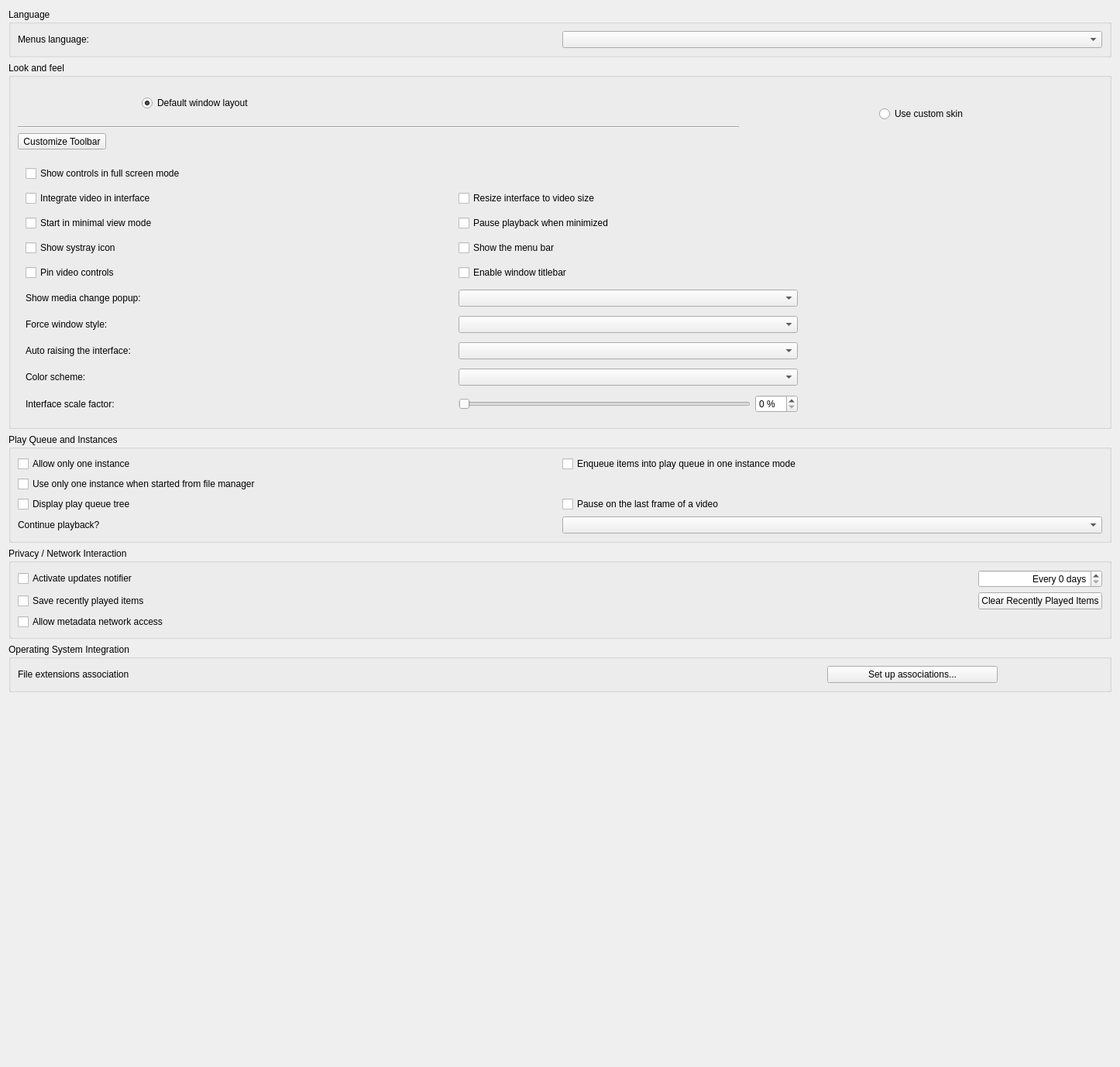
<?xml version="1.0" encoding="UTF-8"?>
<ui version="4.0">
 <author>Jean-Baptiste Kempf</author>
 <class>SPrefsInterface</class>
 <widget class="QWidget" name="SPrefsInterface">
  <property name="geometry">
   <rect>
    <x>0</x>
    <y>0</y>
    <width>1446</width>
    <height>1378</height>
   </rect>
  </property>
  <property name="sizePolicy">
   <sizepolicy hsizetype="Preferred" vsizetype="Minimum">
    <horstretch>0</horstretch>
    <verstretch>0</verstretch>
   </sizepolicy>
  </property>
  <property name="windowTitle">
   <string>Form</string>
  </property>
  <layout class="QVBoxLayout" name="verticalLayout">
   <item>
    <widget class="QGroupBox" name="langBox">
     <property name="title">
      <string>Language</string>
     </property>
     <layout class="QHBoxLayout" name="horizontalLayout">
      <item>
       <widget class="QLabel" name="label">
        <property name="text">
         <string>Menus language:</string>
        </property>
        <property name="buddy">
         <cstring>langCombo</cstring>
        </property>
       </widget>
      </item>
      <item>
       <widget class="QComboBox" name="langCombo"/>
      </item>
     </layout>
    </widget>
   </item>
   <item>
    <widget class="QGroupBox" name="LooknfeelBox">
     <property name="title">
      <string>Look and feel</string>
     </property>
     <layout class="QVBoxLayout" name="LooknfeelLayout">
      <property name="bottomMargin">
       <number>0</number>
      </property>
      <item>
       <widget class="QWidget" name="LooknfeelSelection" native="true">
        <layout class="QGridLayout" name="LooknfeelSelection_l">
         <property name="leftMargin">
          <number>0</number>
         </property>
         <property name="topMargin">
          <number>0</number>
         </property>
         <property name="rightMargin">
          <number>0</number>
         </property>
         <property name="bottomMargin">
          <number>0</number>
         </property>
         <item row="0" column="3">
          <layout class="QVBoxLayout" name="verticalLayout_2">
           <item>
            <widget class="QPushButton" name="skinImage">
             <property name="toolTip">
              <string>VLC will use custom skin.</string>
             </property>
             <property name="text">
              <string/>
             </property>
             <property name="icon">
              <iconset>
               <normaloff>:/prefsmenu/sample_skins.png</normaloff>:/prefsmenu/sample_skins.png</iconset>
             </property>
             <property name="iconSize">
              <size>
               <width>244</width>
               <height>145</height>
              </size>
             </property>
             <property name="flat">
              <bool>true</bool>
             </property>
            </widget>
           </item>
           <item alignment="Qt::AlignHCenter">
            <widget class="QRadioButton" name="skins">
             <property name="toolTip">
              <string>VLC will use custom skin.</string>
             </property>
             <property name="text">
              <string>Use custom skin</string>
             </property>
            </widget>
           </item>
          </layout>
         </item>
         <item row="0" column="1">
          <layout class="QVBoxLayout" name="verticalLayout_8">
           <item alignment="Qt::AlignHCenter">
            <widget class="QRadioButton" name="modernButton">
             <property name="toolTip">
              <string>VLC will use a modern layout with
no menubar or pinned controls but
with client-side decoration.</string>
             </property>
             <property name="text">
              <string>Default window layout</string>
             </property>
             <property name="checked">
              <bool>true</bool>
             </property>
            </widget>
           </item>
          </layout>
         </item>
         <item row="0" column="2">
          <layout class="QVBoxLayout" name="verticalLayout_7">
          </layout>
         </item>
         <item row="1" column="1" colspan="2">
          <widget class="Line" name="line">
           <property name="orientation">
            <enum>Qt::Horizontal</enum>
           </property>
          </widget>
         </item>
        </layout>
       </widget>
      </item>
      <item>
       <widget class="QToolButton" name="toolbarEditor">
        <property name="text">
         <string>Customize Toolbar</string>
        </property>
       </widget>
      </item>
      <item>
       <widget class="QStackedWidget" name="styleStackedWidget">
        <property name="currentIndex">
         <number>0</number>
        </property>
        <widget class="QWidget" name="nativePage">
         <layout class="QHBoxLayout" name="horizontalLayout_4">
          <property name="leftMargin">
           <number>0</number>
          </property>
          <property name="rightMargin">
           <number>0</number>
          </property>
          <item>
           <widget class="QWidget" name="native_zone" native="true">
            <property name="sizePolicy">
             <sizepolicy hsizetype="Preferred" vsizetype="Preferred">
              <horstretch>10</horstretch>
              <verstretch>0</verstretch>
             </sizepolicy>
            </property>
            <layout class="QGridLayout">
             <property name="leftMargin">
              <number>10</number>
             </property>
             <property name="topMargin">
              <number>0</number>
             </property>
             <property name="bottomMargin">
              <number>0</number>
             </property>
             <item row="1" column="2" colspan="2">
              <widget class="QCheckBox" name="resizingBox">
               <property name="text">
                <string>Resize interface to video size</string>
               </property>
              </widget>
             </item>
             <item row="6" column="2" colspan="2">
              <widget class="QComboBox" name="notificationCombo"/>
             </item>
             <item row="1" column="4">
              <spacer name="horizontalSpacer_7">
               <property name="orientation">
                <enum>Qt::Horizontal</enum>
               </property>
               <property name="sizeHint" stdset="0">
                <size>
                 <width>20</width>
                 <height>20</height>
                </size>
               </property>
              </spacer>
             </item>
             <item row="1" column="1">
              <spacer name="horizontalSpacer_3">
               <property name="orientation">
                <enum>Qt::Horizontal</enum>
               </property>
               <property name="sizeHint" stdset="0">
                <size>
                 <width>40</width>
                 <height>20</height>
                </size>
               </property>
              </spacer>
             </item>
             <item row="5" column="2">
              <widget class="QCheckBox" name="titleBarCheckBox">
               <property name="text">
                <string>Enable window titlebar</string>
               </property>
              </widget>
             </item>
             <item row="1" column="0">
              <widget class="QCheckBox" name="embedVideo">
               <property name="text">
                <string>Integrate video in interface</string>
               </property>
              </widget>
             </item>
             <item row="12" column="2" colspan="2">
              <widget class="QComboBox" name="autoRaiseComboBox"/>
             </item>
             <item row="6" column="0">
              <widget class="QLabel" name="notificationComboLabel">
               <property name="text">
                <string>Show media change popup:</string>
               </property>
               <property name="buddy">
                <cstring>notificationCombo</cstring>
               </property>
              </widget>
             </item>
             <item row="4" column="0" colspan="2">
              <widget class="QCheckBox" name="systrayBox">
               <property name="text">
                <string>Show systray icon</string>
               </property>
              </widget>
             </item>
             <item row="10" column="0">
              <widget class="QLabel" name="stylesLabel">
               <property name="sizePolicy">
                <sizepolicy hsizetype="Maximum" vsizetype="Preferred">
                 <horstretch>0</horstretch>
                 <verstretch>0</verstretch>
                </sizepolicy>
               </property>
               <property name="text">
                <string>Force window style:</string>
               </property>
               <property name="buddy">
                <cstring>stylesCombo</cstring>
               </property>
              </widget>
             </item>
             <item row="14" column="3">
              <widget class="QSpinBox" name="intfScaleFactorSpinBox">
               <property name="suffix">
                <string> %</string>
               </property>
               <property name="singleStep">
                <number>5</number>
               </property>
              </widget>
             </item>
             <item row="13" column="0">
              <widget class="QLabel" name="colorSchemeLabel">
               <property name="text">
                <string>Color scheme:</string>
               </property>
               <property name="buddy">
                <cstring>colorSchemeComboBox</cstring>
               </property>
              </widget>
             </item>
             <item row="3" column="0">
              <widget class="QCheckBox" name="minimalviewBox">
               <property name="text">
                <string>Start in minimal view mode</string>
               </property>
              </widget>
             </item>
             <item row="12" column="0">
              <widget class="QLabel" name="autoRaiseLabel">
               <property name="text">
                <string>Auto raising the interface:</string>
               </property>
               <property name="buddy">
                <cstring>autoRaiseComboBox</cstring>
               </property>
              </widget>
             </item>
             <item row="10" column="2" colspan="2">
              <widget class="QComboBox" name="stylesCombo"/>
             </item>
             <item row="14" column="2">
              <widget class="QSlider" name="intfScaleFactorSlider">
               <property name="tracking">
                <bool>false</bool>
               </property>
               <property name="orientation">
                <enum>Qt::Horizontal</enum>
               </property>
              </widget>
             </item>
             <item row="3" column="2" colspan="2">
              <widget class="QCheckBox" name="pauseMinimizedBox">
               <property name="text">
                <string>Pause playback when minimized</string>
               </property>
              </widget>
             </item>
             <item row="14" column="0">
              <widget class="QLabel" name="scaleFactorLabel">
               <property name="text">
                <string>Interface scale factor:</string>
               </property>
               <property name="buddy">
                <cstring>intfScaleFactorSlider</cstring>
               </property>
              </widget>
             </item>
             <item row="4" column="2">
              <widget class="QCheckBox" name="menuBarCheck">
               <property name="text">
                <string>Show the menu bar</string>
               </property>
              </widget>
             </item>
             <item row="0" column="0" colspan="5">
              <widget class="QCheckBox" name="fsController">
               <property name="text">
                <string>Show controls in full screen mode</string>
               </property>
              </widget>
             </item>
             <item row="13" column="2" colspan="2">
              <widget class="QComboBox" name="colorSchemeComboBox"/>
             </item>
             <item row="5" column="0" colspan="2">
              <widget class="QCheckBox" name="pinVideoControlsCheckbox">
               <property name="toolTip">
                <string>Disables autohiding of controls when playing videos</string>
               </property>
               <property name="text">
                <string>Pin video controls</string>
               </property>
              </widget>
             </item>
            </layout>
           </widget>
          </item>
         </layout>
        </widget>
        <widget class="QWidget" name="skinsPage">
         <layout class="QHBoxLayout" name="horizontalLayout_5">
          <property name="leftMargin">
           <number>0</number>
          </property>
          <property name="rightMargin">
           <number>0</number>
          </property>
          <item>
           <widget class="QWidget" name="skins_zone" native="true">
            <property name="enabled">
             <bool>true</bool>
            </property>
            <property name="sizePolicy">
             <sizepolicy hsizetype="Preferred" vsizetype="Preferred">
              <horstretch>0</horstretch>
              <verstretch>0</verstretch>
             </sizepolicy>
            </property>
            <layout class="QGridLayout" name="gridLayout_7">
             <property name="leftMargin">
              <number>0</number>
             </property>
             <property name="topMargin">
              <number>0</number>
             </property>
             <property name="rightMargin">
              <number>0</number>
             </property>
             <property name="bottomMargin">
              <number>0</number>
             </property>
             <item row="2" column="1" colspan="3">
              <widget class="QLabel" name="skinsLabel">
               <property name="sizePolicy">
                <sizepolicy hsizetype="Preferred" vsizetype="Preferred">
                 <horstretch>0</horstretch>
                 <verstretch>0</verstretch>
                </sizepolicy>
               </property>
               <property name="frameShape">
                <enum>QFrame::NoFrame</enum>
               </property>
               <property name="text">
                <string notr="true">-This is the skinsLabel place-</string>
               </property>
               <property name="textFormat">
                <enum>Qt::RichText</enum>
               </property>
               <property name="scaledContents">
                <bool>false</bool>
               </property>
               <property name="alignment">
                <set>Qt::AlignLeading|Qt::AlignLeft|Qt::AlignTop</set>
               </property>
               <property name="wordWrap">
                <bool>true</bool>
               </property>
               <property name="margin">
                <number>5</number>
               </property>
               <property name="openExternalLinks">
                <bool>true</bool>
               </property>
              </widget>
             </item>
             <item row="1" column="3">
              <widget class="QPushButton" name="skinBrowse">
               <property name="sizePolicy">
                <sizepolicy hsizetype="Maximum" vsizetype="Fixed">
                 <horstretch>0</horstretch>
                 <verstretch>0</verstretch>
                </sizepolicy>
               </property>
               <property name="text">
                <string>Choose...</string>
               </property>
              </widget>
             </item>
             <item row="1" column="2">
              <widget class="QLineEdit" name="fileSkin">
               <property name="sizePolicy">
                <sizepolicy hsizetype="MinimumExpanding" vsizetype="Fixed">
                 <horstretch>0</horstretch>
                 <verstretch>0</verstretch>
                </sizepolicy>
               </property>
              </widget>
             </item>
             <item row="1" column="1">
              <widget class="QLabel" name="skinFileLabel">
               <property name="text">
                <string>Skin resource file:</string>
               </property>
               <property name="alignment">
                <set>Qt::AlignRight|Qt::AlignTrailing|Qt::AlignVCenter</set>
               </property>
               <property name="buddy">
                <cstring>fileSkin</cstring>
               </property>
              </widget>
             </item>
            </layout>
           </widget>
          </item>
         </layout>
        </widget>
       </widget>
      </item>
     </layout>
    </widget>
   </item>
   <item>
    <widget class="QGroupBox" name="PlaylistAndInstancesBox">
     <property name="title">
      <string>Play Queue and Instances</string>
     </property>
     <layout class="QGridLayout" name="gridLayout_2">
      <item row="4" column="1">
       <widget class="QComboBox" name="continuePlaybackComboBox">
        <property name="enabled">
         <bool>true</bool>
        </property>
       </widget>
      </item>
      <item row="2" column="0">
       <widget class="QCheckBox" name="treePlaylist">
        <property name="text">
         <string>Display play queue tree</string>
        </property>
       </widget>
      </item>
      <item row="0" column="0">
       <widget class="QCheckBox" name="OneInterfaceMode">
        <property name="text">
         <string>Allow only one instance</string>
        </property>
       </widget>
      </item>
      <item row="1" column="0" colspan="2">
       <widget class="QCheckBox" name="oneInstanceFromFile">
        <property name="text">
         <string>Use only one instance when started from file manager</string>
        </property>
       </widget>
      </item>
      <item row="0" column="1">
       <widget class="QCheckBox" name="EnqueueOneInterfaceMode">
        <property name="text">
         <string>Enqueue items into play queue in one instance mode</string>
        </property>
       </widget>
      </item>
      <item row="2" column="1">
       <widget class="QCheckBox" name="playPauseBox">
        <property name="text">
         <string>Pause on the last frame of a video</string>
        </property>
       </widget>
      </item>
      <item row="4" column="0">
       <widget class="QLabel" name="continuePlaybackLabel">
        <property name="text">
         <string>Continue playback?</string>
        </property>
        <property name="buddy">
         <cstring>continuePlaybackComboBox</cstring>
        </property>
       </widget>
      </item>
     </layout>
    </widget>
   </item>
   <item>
    <widget class="QGroupBox" name="groupBox_2">
     <property name="title">
      <string>Privacy / Network Interaction</string>
     </property>
     <layout class="QGridLayout" name="gridLayout_3">
      <item row="0" column="2">
       <widget class="QSpinBox" name="updatesDays">
        <property name="alignment">
         <set>Qt::AlignRight|Qt::AlignTrailing|Qt::AlignVCenter</set>
        </property>
        <property name="suffix">
         <string> days</string>
        </property>
        <property name="prefix">
         <string>Every </string>
        </property>
       </widget>
      </item>
      <item row="1" column="0">
       <widget class="QCheckBox" name="saveRecentlyPlayed">
        <property name="text">
         <string>Save recently played items</string>
        </property>
       </widget>
      </item>
      <item row="1" column="2">
       <widget class="QPushButton" name="clearRecent">
        <property name="text">
         <string>Clear Recently Played Items</string>
        </property>
       </widget>
      </item>
      <item row="2" column="0">
       <widget class="QCheckBox" name="MetadataNetworkAccessMode">
        <property name="text">
         <string>Allow metadata network access</string>
        </property>
       </widget>
      </item>
      <item row="1" column="1">
       <spacer name="clearRecentSpacer">
        <property name="orientation">
         <enum>Qt::Horizontal</enum>
        </property>
        <property name="sizeHint" stdset="0">
         <size>
          <width>40</width>
          <height>20</height>
         </size>
        </property>
       </spacer>
      </item>
      <item row="0" column="0">
       <widget class="QCheckBox" name="updatesBox">
        <property name="text">
         <string>Activate updates notifier</string>
        </property>
       </widget>
      </item>
     </layout>
    </widget>
   </item>
   <item>
    <widget class="QGroupBox" name="osGroupBox">
     <property name="title">
      <string>Operating System Integration</string>
     </property>
     <layout class="QGridLayout" name="gridLayout_4">
      <item row="2" column="0">
       <widget class="QLabel" name="assocLabel">
        <property name="sizePolicy">
         <sizepolicy hsizetype="Maximum" vsizetype="Preferred">
          <horstretch>0</horstretch>
          <verstretch>0</verstretch>
         </sizepolicy>
        </property>
        <property name="text">
         <string>File extensions association</string>
        </property>
       </widget>
      </item>
      <item row="2" column="1">
       <spacer name="horizontalSpacer_6">
        <property name="orientation">
         <enum>Qt::Horizontal</enum>
        </property>
        <property name="sizeHint" stdset="0">
         <size>
          <width>40</width>
          <height>20</height>
         </size>
        </property>
       </spacer>
      </item>
      <item row="2" column="2">
       <widget class="QPushButton" name="assoButton">
        <property name="sizePolicy">
         <sizepolicy hsizetype="Preferred" vsizetype="Fixed">
          <horstretch>0</horstretch>
          <verstretch>0</verstretch>
         </sizepolicy>
        </property>
        <property name="minimumSize">
         <size>
          <width>220</width>
          <height>0</height>
         </size>
        </property>
        <property name="text">
         <string>Set up associations...</string>
        </property>
       </widget>
      </item>
      <item row="2" column="3">
       <spacer name="horizontalSpacer_8">
        <property name="orientation">
         <enum>Qt::Horizontal</enum>
        </property>
        <property name="sizeType">
         <enum>QSizePolicy::Minimum</enum>
        </property>
        <property name="sizeHint" stdset="0">
         <size>
          <width>135</width>
          <height>20</height>
         </size>
        </property>
       </spacer>
      </item>
     </layout>
    </widget>
   </item>
   <item>
    <spacer name="verticalSpacer">
     <property name="orientation">
      <enum>Qt::Vertical</enum>
     </property>
     <property name="sizeHint" stdset="0">
      <size>
       <width>20</width>
       <height>0</height>
      </size>
     </property>
    </spacer>
   </item>
  </layout>
 </widget>
 <tabstops>
  <tabstop>langCombo</tabstop>
  <tabstop>fsController</tabstop>
  <tabstop>embedVideo</tabstop>
  <tabstop>resizingBox</tabstop>
  <tabstop>minimalviewBox</tabstop>
  <tabstop>pauseMinimizedBox</tabstop>
  <tabstop>systrayBox</tabstop>
  <tabstop>menuBarCheck</tabstop>
  <tabstop>pinVideoControlsCheckbox</tabstop>
  <tabstop>titleBarCheckBox</tabstop>
  <tabstop>notificationCombo</tabstop>
  <tabstop>stylesCombo</tabstop>
  <tabstop>autoRaiseComboBox</tabstop>
  <tabstop>colorSchemeComboBox</tabstop>
  <tabstop>intfScaleFactorSlider</tabstop>
  <tabstop>intfScaleFactorSpinBox</tabstop>
  <tabstop>fileSkin</tabstop>
  <tabstop>skinBrowse</tabstop>
  <tabstop>OneInterfaceMode</tabstop>
  <tabstop>EnqueueOneInterfaceMode</tabstop>
  <tabstop>oneInstanceFromFile</tabstop>
  <tabstop>treePlaylist</tabstop>
  <tabstop>playPauseBox</tabstop>
  <tabstop>continuePlaybackComboBox</tabstop>
  <tabstop>updatesBox</tabstop>
  <tabstop>updatesDays</tabstop>
  <tabstop>saveRecentlyPlayed</tabstop>
  <tabstop>clearRecent</tabstop>
  <tabstop>MetadataNetworkAccessMode</tabstop>
  <tabstop>assoButton</tabstop>
 </tabstops>
 <resources/>
 <connections/>
</ui>
